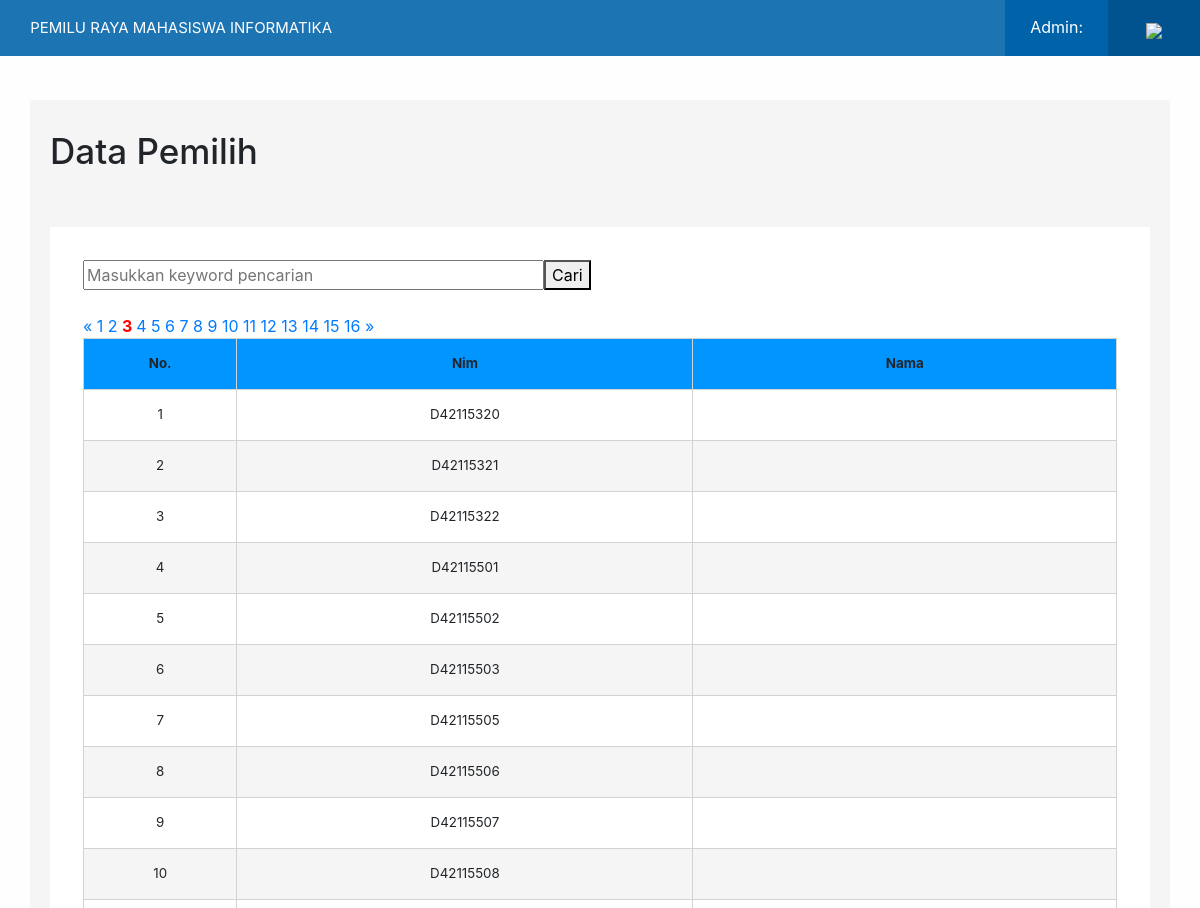
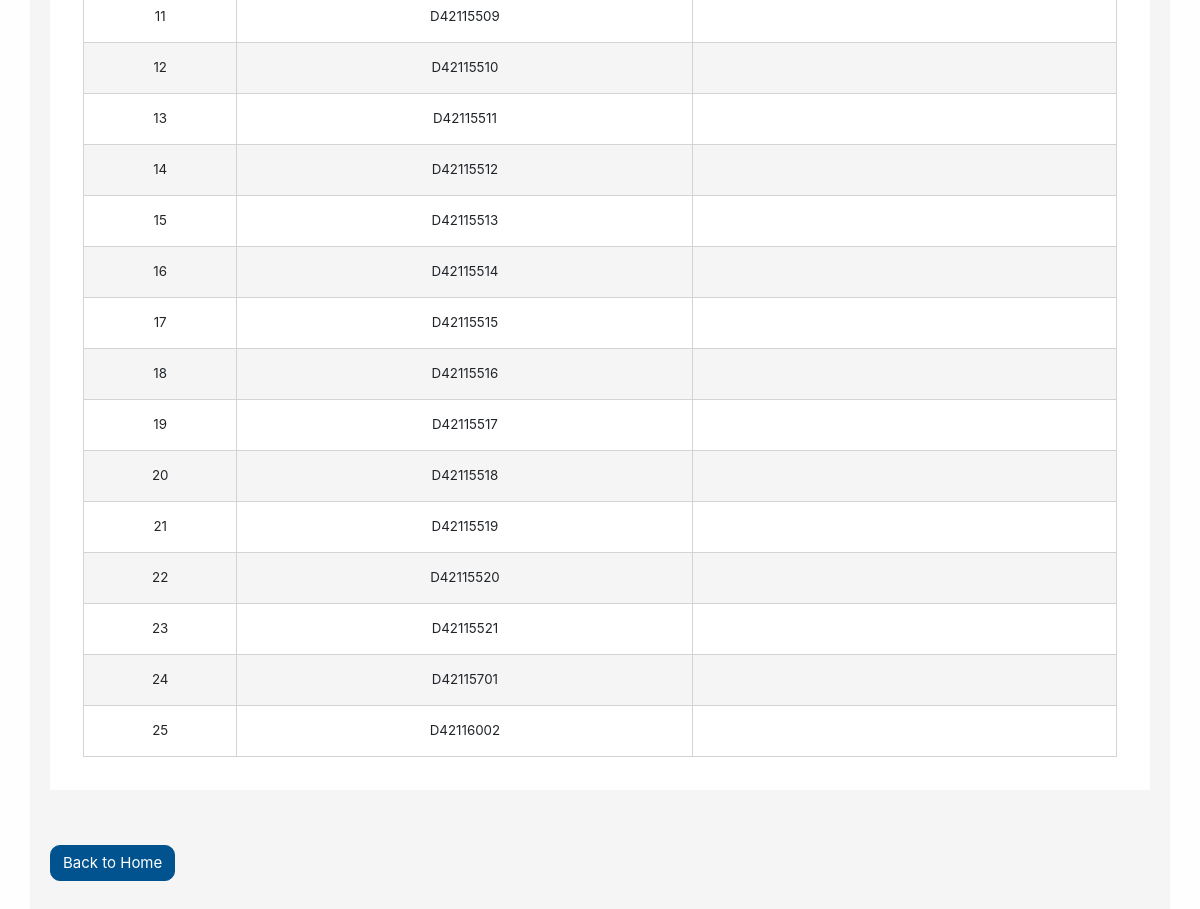
The app's page /updatepemilih.php?halaman=3 (signed in) with its own data (2 pictures, top to bottom).
### tables this page shows
CREATE TABLE `mahasiswa` (
  `No.` int(11) NOT NULL,
  `NIM` varchar(12) NOT NULL,
  `admin` varchar(255) NOT NULL,
  `panitia` varchar(255) NOT NULL,
  `nama` varchar(100) NOT NULL,
  `password` varchar(255) NOT NULL,
  `email_sso` varchar(100) NOT NULL,
  `ketude` varchar(10) NOT NULL,
  `ketum` varchar(10) NOT NULL,
  `memilih` varchar(255) NOT NULL,
  `registrasi` varchar(255) NOT NULL,
  `verif` varchar(255) NOT NULL,
  `login` varchar(255) NOT NULL,
  `logout` varchar(255) NOT NULL,
  `submit_memilih` varchar(255) NOT NULL,
  `submit_tdkMemilih` varchar(255) NOT NULL
);

### function.php (called while the page is built, shortened)
<?php
    $conn = mysqli_connect("localhost","root", "", "mmif");
    function query($query){
        global $conn;
        $result = mysqli_query($conn, $query);
        $rows = [];
        while ($row = mysqli_fetch_assoc($result)){
            $rows[] = $row;
        }
        return $rows;
    }
?>

### updatepemilih.php (the view, shortened to what this page needs)
<?php
    require 'function.php';
    $jumlahDataPerHalaman=25;
    $jumlahData = count(query("SELECT * FROM mahasiswa"));
    $jumlahHalaman = ceil($jumlahData/$jumlahDataPerHalaman);
    $halamanAktif = (isset($_GET["halaman"])) ? $_GET["halaman"] : 1;
    $awalData = ($jumlahDataPerHalaman * $halamanAktif)-$jumlahDataPerHalaman;
    $mahasiswa = query("SELECT * FROM mahasiswa LIMIT $awalData, $jumlahDataPerHalaman");
?>
<!DOCTYPE html>
<html lang="en">
<head>
    <link rel="stylesheet" href="https://stackpath.bootstrapcdn.com/bootstrap/4.5.0/css/bootstrap.min.css">
    <link rel="stylesheet" href="style.css">
</head>
<body>
    <nav class="navbar">
        <div class="navbar navbar-expand-lg navbar-light fixed-top">
            <div class="navbar-header">
                <a href="#"></a>PEMILU RAYA MAHASISWA INFORMATIKA</a>
            </div>
            <div class="collapse navbar-collapse" id="navbarNav">
                <ul class="navbar-nav ml-auto">
                    <li class="name nav-item">
                        <p>Admin: <?php
                        ?></p>
                    </li>
                    <li class="log-out nav-item">
                        <form action="" method="post">
                            <button name="logout" type='submit' class="btn"><img src="img/Web.png"></button>
                        </form>
                    </li>
                </ul>
            </div>
        </div>
    </nav>
    <section class="update-pemilih">
        <div class="container">
            <h2>Data Pemilih</h2>
            <div class="tabel-pemilih">
                <table>
                <form action="" method="post" >
                    <input type="text" name="keyword" size="40" autofocus placeholder="Masukkan keyword pencarian" autocomplete="off">
                    <button type="submit" name="cari"> Cari </button>
                </form>
                <br><br>
                <?php if($halamanAktif>1) : ?>
                    <a href="?halaman=<?= $halamanAktif-1 ?>">&laquo</a>
                <?php endif ?>
                <?php if(isset($_POST["cari"])) :?>
                    <?php for($i=1; $i<=$jumlahHalaman; $i++) : ?>
                        <a id="halaman" href="?halaman=<?= $i ?>"> <?php echo $i; ?> </a>
                    <?php endfor; ?>
                <?php else : ?>
                    <?php for($i=1; $i<=$jumlahHalaman; $i++) : ?>
                        <?php if($i == $halamanAktif) : ?>
                            <a id="halaman" href="?halaman=<?= $i ?>" style="font-weight: bold; color:red;"> <?php echo $i; ?> </a>
                        <?php else : ?>
                            <a href="?halaman=<?= $i ?>"> <?php echo $i; ?> </a>
                        <?php endif; ?>
                    <?php endfor; ?>
                <?php endif; ?>
                <?php if($halamanAktif<$jumlahHalaman) : ?>
                    <a href="?halaman=<?= $halamanAktif+1 ?>">&raquo</a>
                <?php endif ?>
                    <tr>
                        <th>No.</th>
                        <th>Nim</th>
                        <th>Nama</th>
                    </tr>
                    <?php $i = 1 ?>
                    <?php foreach($mahasiswa as $row) : ?>
                        <tr>
                            <td> <?php echo $i; ?> </td>
                            <td> <?php echo $row["NIM"]; ?> </td>
                            <td> <?php echo $row["nama"]; ?> </td>
                        </tr>
                        <?php $i++; ?>
                    <?php endforeach; ?>
                </table>
            </div>
            <a href="admin.html" class="back1"><button type="submit " class=" btn btn-primary ">Back to Home</button></a>
        </div>
    </section>
</body>
</html>

### style.css (style rules this page uses)
body { background-color: #fefefe; }
.navbar { background-color: #1d74b3; color: white; }
.navbar-header { font-size: 10px; color: #fefefe; padding-left: 10px; }
.navbar a { font-size: 15px; padding-left: 5px; }
.log-out img { height: 30px; }
ul li { height: 56px; margin: 0 auto; padding: 0 0 0 16px; }
section { margin-top: 100px; }
.ketua1 h2, .ketua2 h2, .update-data-pemilih h2, .selamat h2, .update-pemilih h2 { font-size: 20px; margin: 0; }
.back1 button { border-color: #00538e; border-radius: 10px; background-color: #00538e; font-size: 12px; }
.update-pemilih .container { background-color: whitesmoke; padding: 30px 20px; }
.update-pemilih .tabel-pemilih, .generate .tabel-pemilih { margin: 5% auto; padding: 3%; background-color: white; }
.update-pemilih th:nth-child(1), .update-pemilih td:nth-child(1) { width: 1%; }
.update-pemilih th, .update-pemilih td, .generate th, .generate td { border: 1px solid lightgrey; font-size: 7px; width: 3%; padding-top: 5px; padding-bottom: 5px; text-align: center; }
.update-pemilih th, .generate th { background-color: #0095ff }
.update-pemilih tr:nth-child(odd), .generate tr:nth-child(odd) { background-color: whitesmoke; }
.update-pemilih tr, .generate tr { background-color: white; }
@media screen and (min-width: 1001px) { .navbar { padding: 0 0 0 16px; } }
@media screen and (min-width: 1001px) { .navbar-header a { line-height: 56px; margin-left: 10px; } }
@media screen and (min-width: 1001px) { .navbar-header { font-size: 15px; } }
@media screen and (min-width: 1001px) { .name, .navbar .log-in { background-color: #0063aa; } }
@media screen and (min-width: 1001px) { .log-out { background-color: #00538e; } }
@media screen and (min-width: 1001px) { .name, .add, .navbar .log-in { padding: 15px 25px; } }
@media screen and (min-width: 1001px) { .log-out { padding: 10px 25px; } }
@media screen and (min-width: 1001px) { .ketua1 h2, .ketua2 h2, .update-data-pemilih h2, .selamat h2, .update h2, .update-pemilih h2, .generate h2 { font-size: 35px; } }
@media screen and (min-width: 1001px) { .back1 button { font-size: 15px; } }
@media screen and (min-width: 1001px) { .update-pemilih th, .update-pemilih td, .generate th, .generate td { font-size: smaller; padding-top: 15px; padding-bottom: 15px; } }

### records on screen
mahasiswa: NIM "D42115320"
mahasiswa: NIM "D42115321"
mahasiswa: NIM "D42115322"
mahasiswa: NIM "D42115501"
mahasiswa: NIM "D42115502"
mahasiswa: NIM "D42115503"
mahasiswa: NIM "D42115505"
mahasiswa: NIM "D42115506"
mahasiswa: NIM "D42115507"
mahasiswa: NIM "D42115508"
mahasiswa: NIM "D42115509"
mahasiswa: NIM "D42115510"
mahasiswa: NIM "D42115511"
mahasiswa: NIM "D42115512"
mahasiswa: NIM "D42115513"
mahasiswa: NIM "D42115514"
mahasiswa: NIM "D42115515"
mahasiswa: NIM "D42115516"
mahasiswa: NIM "D42115517"
mahasiswa: NIM "D42115518"
mahasiswa: NIM "D42115519"
mahasiswa: NIM "D42115520"
mahasiswa: NIM "D42115521"
mahasiswa: NIM "D42115701"
mahasiswa: NIM "D42116002"
